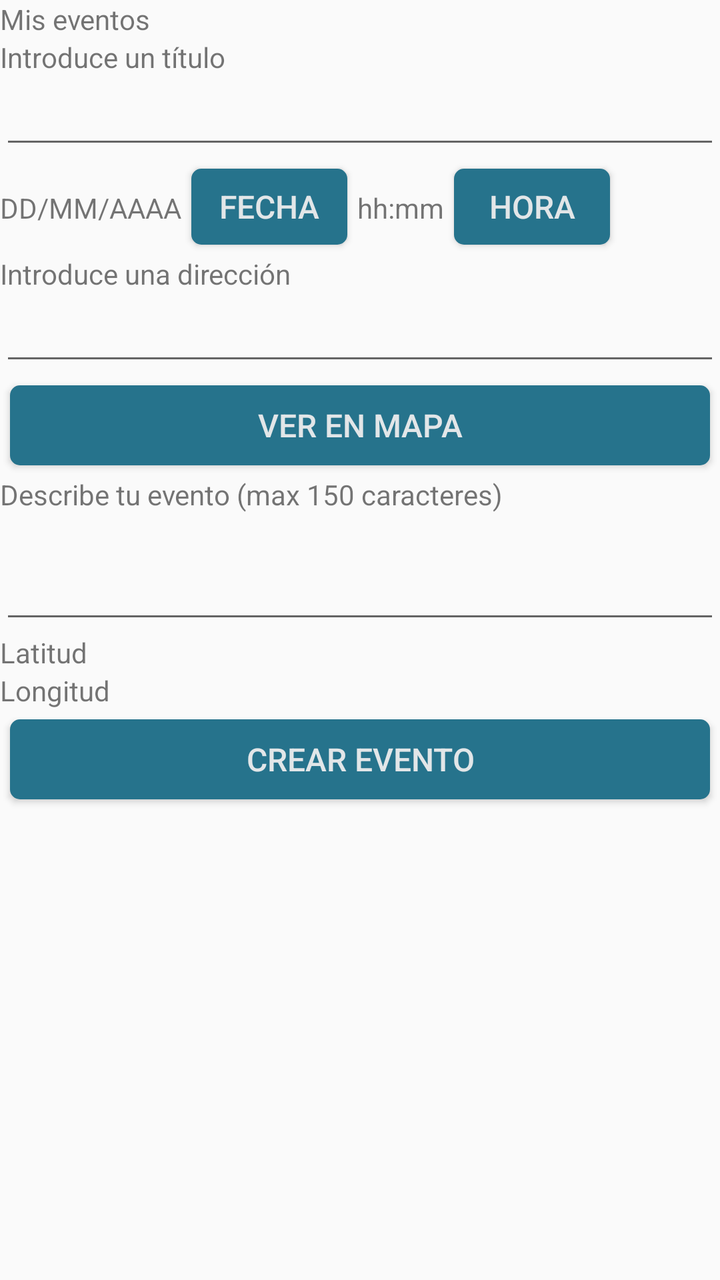
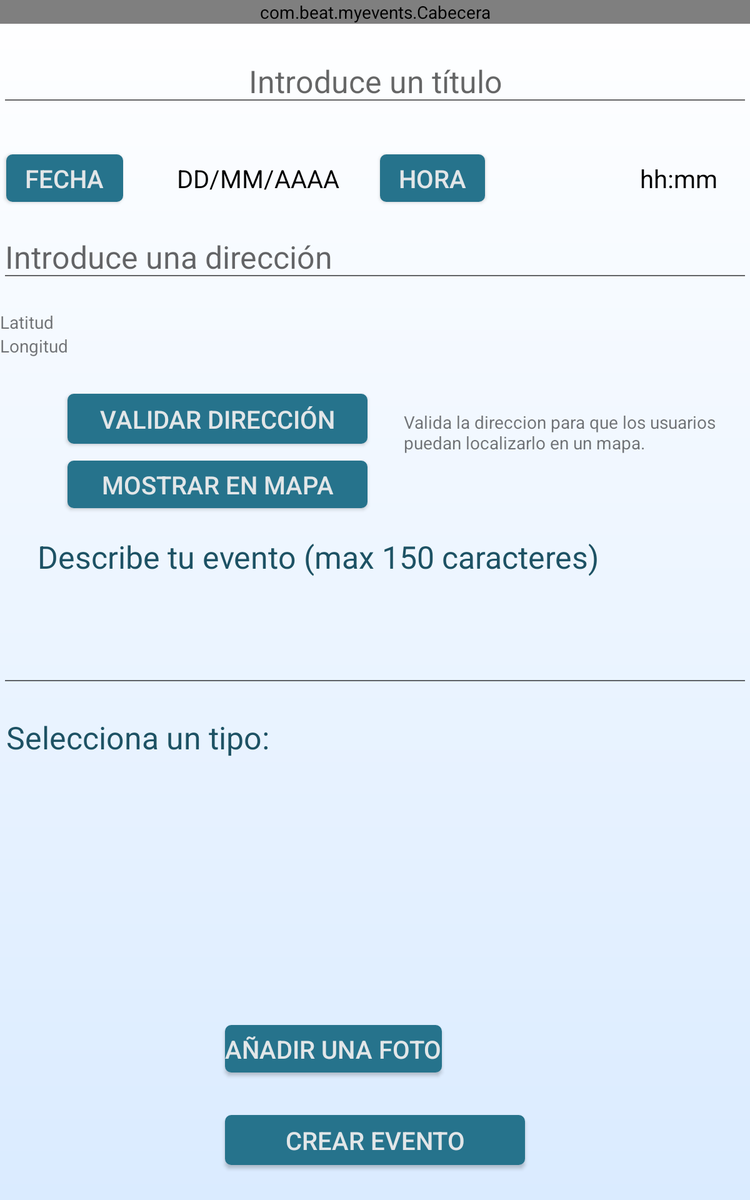

Two renders of one Android screen. The first uses the default layout on a phone; the second uses the alternative layout the repository ships for a different screen configuration, on a matching device. The two XML files are below.
<!-- AndroidManifest.xml: application theme AppTheme -->
<!-- res/layout/fragment_create_event.xml -->
<LinearLayout xmlns:android="http://schemas.android.com/apk/res/android"
    android:layout_width="match_parent"
    android:layout_height="match_parent"
    android:orientation="vertical" >

    <LinearLayout
        android:id="@+id/cab"
        android:layout_width="match_parent"
        android:layout_height="wrap_content"
        android:orientation="horizontal" >

        <TextView
            android:id="@+id/userNameCab"
            android:layout_width="wrap_content"
            android:layout_height="wrap_content" />

        <ImageView
            android:id="@+id/userPhotoCab"
            android:layout_width="wrap_content"
            android:layout_height="wrap_content"
            android:contentDescription="@string/userImageCab"
            android:src="@drawable/abc_spinner_ab_focused_holo_light" />

        <TextView
            android:id="@+id/myEventsCab"
            android:layout_width="wrap_content"
            android:layout_height="wrap_content"
            android:text="@string/myEvents" />
    </LinearLayout>

    <TextView
        android:layout_width="match_parent"
        android:layout_height="wrap_content"
        android:text="@string/insertTitle" />

    <EditText
        android:id="@+id/createEventTitle"
        android:layout_width="match_parent"
        android:layout_height="wrap_content"
        />

    <LinearLayout
        android:id="@+id/selectDate"
        android:layout_width="match_parent"
        android:layout_height="wrap_content"
        android:orientation="horizontal" >

        <TextView
            android:id="@+id/datePicker"
            android:layout_width="wrap_content"
            android:layout_height="wrap_content"
            android:text="@string/date" />

        <Button
            android:layout_width="wrap_content"
            android:layout_height="wrap_content"
            android:onClick="showDatePickerDialog"
            android:text="@string/fecha"
              style="@style/Button" />

        <TextView
            android:id="@+id/timePicker"
            android:layout_width="wrap_content"
            android:layout_height="wrap_content"
            android:text="@string/hora" />

        <Button
            android:layout_width="wrap_content"
            android:layout_height="wrap_content"
            android:onClick="showTimePickerDialog"
            android:text="@string/pick_date"
          style="@style/Button" />
    </LinearLayout>

    <TextView
        android:layout_width="match_parent"
        android:layout_height="wrap_content"
        android:text="@string/insertAddress" />

    <EditText
        android:id="@+id/createAddress"
        android:layout_width="match_parent"
        android:layout_height="wrap_content"
        android:ems="10"
        android:inputType="textPostalAddress" 
        >

    </EditText>
    
     <Button

            android:onClick="openMap"
            android:text="@string/showMap" 
            style="@style/Button"/>

    <TextView
        android:layout_width="match_parent"
        android:layout_height="wrap_content"
        android:text="@string/insertDesc" />

    <EditText
        android:inputType="textMultiLine" 
        android:id="@+id/createDesc"
        android:layout_width="match_parent"
        android:layout_height="60sp"
        android:lines="3"
        android:scrollbars="vertical"
        android:ems="200" />
    
    <TextView  android:id="@+id/latitud"
        android:layout_width="match_parent"
        android:layout_height="wrap_content"
        android:text="Latitud" />
    
    <TextView  android:id="@+id/longitud"
        android:layout_width="match_parent"
        android:layout_height="wrap_content"
        android:text="Longitud" />

    <Button
        android:id="@+id/btnCreateEvent"
        style="@style/Button"
        android:text="@string/createEvent" 
        android:onClick="createEvent"/>

</LinearLayout>
<!-- resources referenced by this layout -->
<resources>
  <string name="createEvent">Crear evento</string>
  <string name="date">DD/MM/AAAA</string>
  <string name="fecha">Fecha</string>
  <string name="hora">hh:mm</string>
  <string name="insertAddress">Introduce una dirección</string>
  <string name="insertDesc">Describe tu evento (max 150 caracteres)</string>
  <string name="insertTitle">Introduce un título</string>
  <string name="myEvents">Mis eventos</string>
  <string name="pick_date">Hora</string>
  <string name="showMap">Ver en mapa</string>
  <string name="userImageCab">Imagen del usuario</string>
  <style name="Button">
          <item name="android:layout_width">match_parent</item>
          <item name="android:layout_height">50dp</item>
          <item name="android:textColor">#e2e6e8</item>
          <item name="android:textColorHighlight">#FFFF00</item>
          <item name="android:typeface">normal</item>
          <item name="android:textSize">16sp</item>
     
   
          <item name="android:background">@drawable/button</item>
          
      </style>
  <style name="AppTheme" parent="AppBaseTheme">
          
      </style>
  <!-- drawable button (drawable-hdpi) -->
  <?xml version="1.0" encoding="utf-8"?>
  <inset xmlns:android="http://schemas.android.com/apk/res/android"
      android:insetLeft="5dp"
      android:insetRight="5dp"
      android:insetTop="5dp"
      android:insetBottom="5dp">
      
   <shape xmlns:android="http://schemas.android.com/apk/res/android" android:shape="rectangle">
      <corners android:radius="5dp"/> 
   
     <solid android:color="#26738c"/>
   </shape>
  </inset>
  <style name="AppBaseTheme" parent="Theme.AppCompat.Light">
          
      </style>
</resources>
<!-- res/layout-large/fragment_create_event.xml (the repository's variant of the layout above) -->
<!-- drawn on a 7-inch tablet held upright -->
<RelativeLayout xmlns:android="http://schemas.android.com/apk/res/android"
    android:layout_width="match_parent"
    android:layout_height="match_parent"
    android:background="@drawable/degradado"
    android:orientation="vertical" >

    <com.beat.myevents.Cabecera
        android:id="@+id/cabecera"
        android:layout_width="match_parent"
        android:layout_height="wrap_content" >
    </com.beat.myevents.Cabecera>

    <LinearLayout
        android:id="@+id/selectDate"
        android:layout_width="match_parent"
        android:layout_height="wrap_content"
        android:layout_above="@+id/createAddress"
        android:layout_alignParentLeft="true"
        android:orientation="horizontal" >
    </LinearLayout>

    <EditText
        android:id="@+id/createEventTitle"
        android:layout_width="match_parent"
        android:layout_height="wrap_content"
        android:layout_alignParentLeft="true"
        android:layout_below="@+id/cabecera"
        android:layout_marginTop="19dp"
        android:ems="10"
        android:hint="@string/insertTitle"
        android:textAlignment="center"
        android:textColor="@color/black"
        android:textSize="25sp"
               android:maxLength="30" >

        <requestFocus />
    </EditText>

    <TextView
        android:id="@+id/latitud"
        android:layout_width="match_parent"
        android:layout_height="wrap_content"
        android:layout_alignParentLeft="true"
        android:layout_below="@+id/createAddress"
        android:layout_marginTop="19dp"
        android:text="Latitud" />

    <EditText
        android:id="@+id/createAddress"
        android:layout_width="match_parent"
        android:layout_height="wrap_content"
        android:layout_alignParentLeft="true"
        android:layout_below="@+id/button3"
        android:layout_marginTop="12dp"
        android:ems="10"
        android:hint="@string/insertAddress"
        android:inputType="textPostalAddress"
        android:textColor="@color/black"
        android:textSize="25sp" />

    <TextView
        android:id="@+id/longitud"
        android:layout_width="match_parent"
        android:layout_height="wrap_content"
        android:layout_alignParentLeft="true"
        android:layout_below="@+id/latitud"
        android:text="Longitud" />

    <Button
        android:id="@+id/button2"
        style="@style/Button"
        android:layout_width="wrap_content"
        android:layout_height="wrap_content"
        android:layout_below="@+id/createEventTitle"
        android:layout_marginTop="30dp"
        android:onClick="showDatePickerDialog"
        android:paddingLeft="20dp"
        android:paddingRight="20dp"
        android:text="@string/fecha"
        android:textSize="20sp" />

    <TextView
        android:id="@+id/timePicker"
        android:layout_width="wrap_content"
        android:layout_height="wrap_content"
        android:layout_alignBaseline="@+id/button3"
        android:layout_alignBottom="@+id/button3"
        android:layout_alignParentRight="true"
        android:layout_marginRight="26dp"
        android:paddingLeft="20dp"
        android:text="@string/hora"
        android:textColor="@color/black"
        android:textSize="20sp" />

    <Button
        android:id="@+id/buttonFav"
        style="@style/Button"
        android:layout_width="250dp"
        android:layout_alignParentLeft="true"
        android:layout_below="@+id/longitud"
        android:layout_marginLeft="49dp"
        android:layout_marginTop="24dp"
        android:onClick="validate"
        android:text="@string/validateAddress"
        android:textSize="20sp" />

    <TextView
        android:id="@+id/zona"
        android:layout_width="wrap_content"
        android:layout_height="wrap_content"
        android:layout_alignBaseline="@+id/buttonFav"
        android:layout_alignBottom="@+id/buttonFav"
        android:layout_marginLeft="24dp"
        android:layout_toRightOf="@+id/buttonFav"
        android:text="@string/validateAddressD" />

    <Button
        android:id="@+id/btnCreateEvent"
        style="@style/Button"
        android:layout_width="250dp"
        android:layout_alignParentBottom="true"
        android:layout_centerHorizontal="true"
        android:layout_marginBottom="23dp"
        android:onClick="createEvent"
        android:text="@string/createEvent"
        android:textSize="20sp" />

    <TextView
        android:id="@+id/price"
        android:layout_width="wrap_content"
        android:layout_height="wrap_content"
        android:layout_alignParentLeft="true"
        android:layout_below="@+id/createDesc"
        android:layout_marginTop="20dp"
        android:paddingLeft="5dp"
        android:text="Selecciona un tipo:"
        android:textColor="@color/darkBlue"
        android:textSize="25sp" />

    <Spinner
        android:id="@+id/tipo"
        android:layout_width="match_parent"
        android:layout_height="wrap_content"
        android:layout_alignParentLeft="true"
        android:layout_below="@+id/price"
        android:layout_marginTop="10dp"
        android:background="@color/darkBlue"
        android:textColor="@color/white" />

    <TextView
        android:id="@+id/datePicker"
        android:layout_width="wrap_content"
        android:layout_height="wrap_content"
        android:layout_alignBaseline="@+id/button2"
        android:layout_alignBottom="@+id/button2"
        android:layout_marginLeft="18dp"
        android:layout_toRightOf="@+id/button2"
        android:paddingLeft="20dp"
        android:text="@string/date"
        android:textColor="@color/black"
        android:textSize="20sp" />

    <Button
        android:id="@+id/button3"
        style="@style/Button"
        android:layout_width="wrap_content"
        android:layout_height="wrap_content"
        android:layout_alignBaseline="@+id/datePicker"
        android:layout_alignBottom="@+id/datePicker"
        android:layout_toRightOf="@+id/buttonFav"
        android:onClick="showTimePickerDialog"
        android:paddingLeft="20dp"
        android:paddingRight="20dp"
        android:text="@string/pick_date"
        android:textSize="20sp" />

    <ImageView
        android:id="@+id/createPhoto"
        android:layout_width="100dp"
        android:layout_height="100dp"
        android:layout_above="@+id/btnCreateEvent"
        android:layout_alignParentLeft="true"
        android:layout_marginLeft="34dp"
        android:src="@drawable/abc_spinner_ab_focused_holo_light" />

    <Button
        android:id="@+id/addPhoto"
        style="@style/Button"
        android:layout_width="wrap_content"
        android:layout_height="wrap_content"
        android:layout_alignBottom="@+id/createPhoto"
        android:layout_alignLeft="@+id/btnCreateEvent"
        android:layout_marginBottom="24dp"
        android:text="@string/addPhoto"
        android:textSize="20sp"
        android:onClick="addPhoto" />

    <Button
        android:id="@+id/btnshowMap"
        style="@style/Button"
        android:layout_width="wrap_content"
        android:layout_height="wrap_content"
        android:layout_alignLeft="@+id/buttonFav"
        android:layout_alignRight="@+id/buttonFav"
        android:layout_below="@+id/zona"
        android:text="Mostrar en mapa"
        android:textSize="20sp" 
        android:onClick="showMap"/>

    <EditText
        android:id="@+id/createDesc"
        android:layout_width="match_parent"
        android:layout_height="60sp"
        android:layout_alignParentLeft="true"
        android:layout_below="@+id/textView2"
        android:layout_marginTop="31dp"
        android:ems="200"
        android:inputType="textMultiLine"
        android:lines="3"
        android:scrollbars="vertical"
        android:textColor="@color/black" />

    <TextView
        android:id="@+id/textView2"
        android:layout_width="match_parent"
        android:layout_height="wrap_content"
        android:layout_alignParentLeft="true"
        android:layout_below="@+id/btnshowMap"
        android:layout_marginTop="17dp"
        android:paddingLeft="30dp"
        android:text="@string/insertDesc"
        android:textColor="@color/darkBlue"
        android:textSize="25sp" />

</RelativeLayout>
<!-- resources referenced by the variant -->
<!-- as a 7-inch tablet held upright resolves them -->
<resources>
  <color name="black">#000000</color>
  <color name="darkBlue"> #1D5264</color>
  <color name="white">#FFFFFF</color>
  <!-- drawable degradado (drawable-hdpi) -->
  <?xml version="1.0" encoding="utf-8"?>
  <shape xmlns:android="http://schemas.android.com/apk/res/android" >
  
      <gradient
         android:endColor="#DAEBFF"
         android:startColor="#FFFFFF"
         android:angle="270" />
  
  </shape>
  <string name="addPhoto">Añadir una foto</string>
  <string name="createEvent">Crear evento</string>
  <string name="date">DD/MM/AAAA</string>
  <string name="fecha">Fecha</string>
  <string name="hora">hh:mm</string>
  <string name="insertAddress">Introduce una dirección</string>
  <string name="insertDesc">Describe tu evento (max 150 caracteres)</string>
  <string name="insertTitle">Introduce un título</string>
  <string name="pick_date">Hora</string>
  <string name="validateAddress">Validar dirección</string>
  <string name="validateAddressD">Valida la direccion para que los usuarios puedan localizarlo en un mapa.</string>
  <style name="Button">
          <item name="android:layout_width">match_parent</item>
          <item name="android:layout_height">50dp</item>
          <item name="android:textColor">#e2e6e8</item>
          <item name="android:textColorHighlight">#FFFF00</item>
          <item name="android:typeface">normal</item>
          <item name="android:textSize">16sp</item>
     
   
          <item name="android:background">@drawable/button</item>
          
      </style>
  <style name="AppTheme" parent="AppBaseTheme">
          
      </style>
  <!-- drawable button (drawable-hdpi) -->
  <?xml version="1.0" encoding="utf-8"?>
  <inset xmlns:android="http://schemas.android.com/apk/res/android"
      android:insetLeft="5dp"
      android:insetRight="5dp"
      android:insetTop="5dp"
      android:insetBottom="5dp">
      
   <shape xmlns:android="http://schemas.android.com/apk/res/android" android:shape="rectangle">
      <corners android:radius="5dp"/> 
   
     <solid android:color="#26738c"/>
   </shape>
  </inset>
  <style name="AppBaseTheme" parent="Theme.AppCompat.Light">
          
      </style>
</resources>
